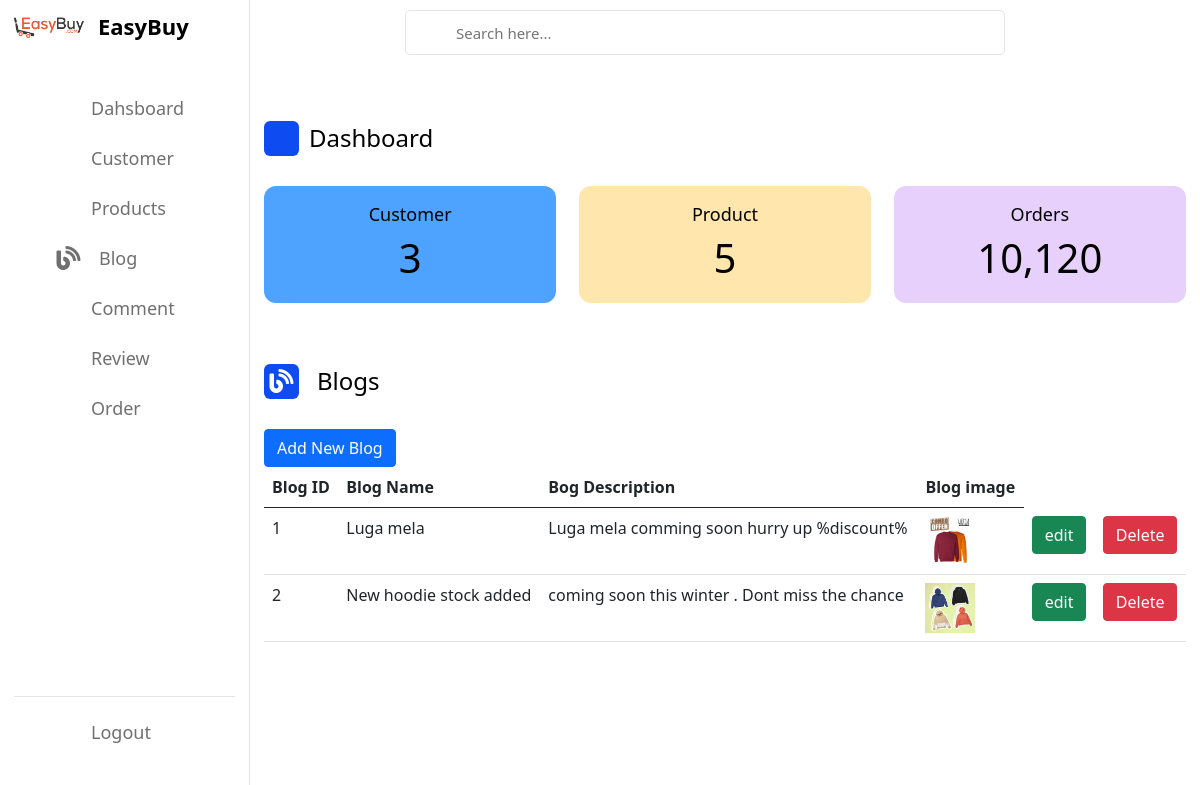
Page /home/view-blog on the committed database.
### Home/models.py (models this page shows)
class Blogs(models.Model):
    blog_id=models.AutoField(auto_created=True,primary_key=True)
    blog_name=models.CharField(max_length=200)
    blog_details=models.CharField(max_length=200)
    blog_image=models.FileField(upload_to='blog_image')
    class Meta:
        db_table="blog"

### Home/views.py (the view)
# urls.py: path('view-blog', views.view_blog, name='view-blog'),
def view_blog(request):
    user = get_user_model()
    single_blog=Blogs.objects.all()
    usercount = Customer.objects.all().count()
    productcount = Product.objects.all().count()
    data = {
        'single_blog':single_blog,
        'usercount':usercount,
        'productcount':productcount,
    }
    return render(request,'admin/view_blog.html',data)

### templates/admin/view_blog.html (shortened to what this page needs)
{% extends 'admin/admindashboard.html' %}
{% block content %}
{% load static %}
<div class="activity">
    <div class="title">
        <i class="fas fa-blog me-2">    </i>
        <span class="text">Blogs</span>
    </div>
    <a class="btn btn-primary btn-xs" href="{% url 'blogform' %}">Add New Blog</a>
    <table class="table table-hover" id="dev-table">
        <thead>
            <tr>
                <th>Blog ID</th>
                <th>Blog Name</th>
                <th>Bog Description</th>
                <th>Blog image</th>
            </tr>
        </thead>
        {% for single_blog in single_blog %}
        <tr>
            <td> {{single_blog.blog_id}}</td>
            <td>{{single_blog.blog_name}}</td>
            <td>{{single_blog.blog_details}}</td>
            <td><img src="/media/{{single_blog.blog_image}}" style="max-width: 150px;" height="50px"></td>
            <td><a class="btn btn-success btn-xs" href="/edit_blog/{{single_blog.blog_id}}">edit</a></td>
            <td><a class="btn btn-danger btn-xs" href="/delete_blog/{{single_blog.blog_id}}">Delete</a></td>
        </tr>
        {% endfor %}
    </table>
</div>
</div>
{%endblock content%}

### static/css/admindashboard.css (style rules this page uses)
:root { --primary-color: #0E4BF1; --panel-color: #FFF; --text-color: #000; --black-light-color: #707070; --border-color: #e6e5e5; --toggle-color: #DDD; --box1-color: #4DA3FF; --box2-color: #FFE6AC; --box3-color: #E7D1FC; --title-icon-color: #fff; --tran-05: all 0.5s ease; --tran-03: all 0.3s ease; --tran-03: all 0.2s ease; }
.dash-content .title { display: flex; align-items: center; margin: 60px 0 30px 0; }
.dash-content .title i { position: relative; height: 35px; width: 35px; background-color: var(--primary-color); border-radius: 6px; color: var(--title-icon-color); display: flex; align-items: center; justify-content: center; font-size: 24px; }
.dash-content .title .text { font-size: 24px; font-weight: 500; color: var(--text-color); margin-left: 10px; }

### templates/admin/view_blog.html (style rules this page uses)
table thead tr th { font-family: var(--bs-font-sans-serif); font-size: 1rem; font-weight: 700; }

### rows in the picture
Blogs: blog_id "1", blog_name "Luga mela", blog_details "Luga mela comming soon hurry up %discount%", blog_image (picture)
Blogs: blog_id "2", blog_name "New hoodie stock added", blog_details "coming soon this winter . Dont miss the chance", blog_image (picture)

### other values in the picture
{{ usercount }} "3"
{{ productcount }} "5"
